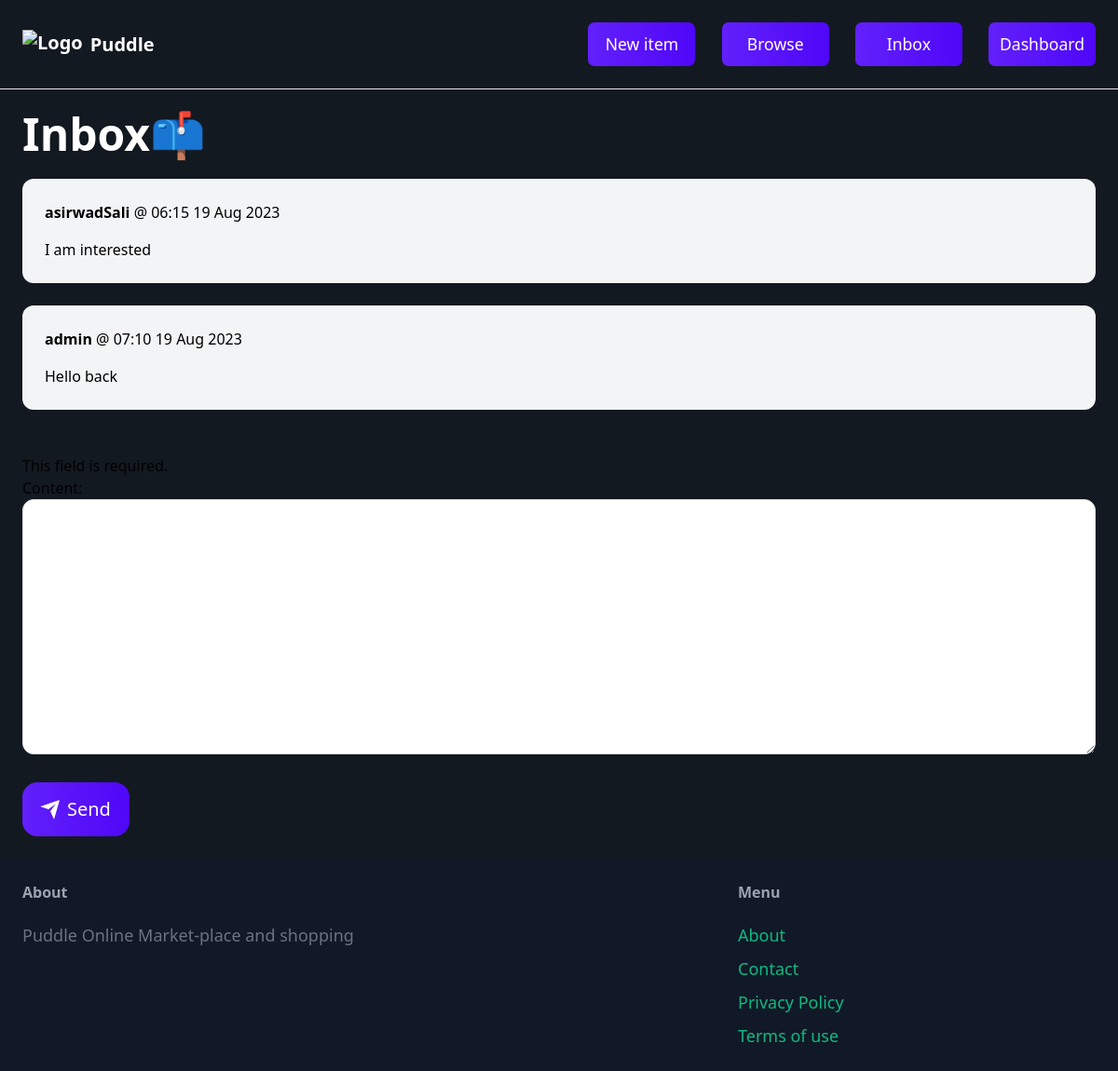
Screenshot of /inbox/1/ (signed in) with the database file from the repository.
### conversation/models.py (models this page shows)
class ConversationMessage(models.Model):
    conversation = models.ForeignKey(Conversation, related_name='messages', on_delete=models.CASCADE)
    content = models.TextField()
    created_at = models.DateTimeField(auto_now_add=True)
    created_by = models.ForeignKey(User, related_name='created_messages', on_delete=models.CASCADE)

### conversation/views.py (the view)
# urls.py: path('<int:pk>/', views.message_detail, name='message_detail'),
@login_required
def message_detail(request, pk):
    conversation = Conversation.objects.filter(members__in=[request.user.id]).get(pk=pk)
    if request.method == "POST":
        form = ConversationMessageForm(request.POST)
        if form.is_valid():
            conversation_message = form.save(commit=False)
            conversation_message.conversation = conversation
            conversation_message.created_by = request.user
            conversation_message.save()
            conversation.save()
            return redirect('conversation:message_detail', pk=pk)
    else:
        form = ConversationMessageForm(request.POST)
    return render(request, 'conversation/message_detail.html', {
        'conversation': conversation,
        'form' : form,
    })

### conversation/forms.py
class ConversationMessageForm(forms.ModelForm):
    class Meta:
        model = ConversationMessage
        fields = ('content',)
        widgets = {
            'content': forms.Textarea(attrs={
                'class': 'w-full py-4 px-6 rounded-xl border'
            })
        }

### conversation/templates/conversation/message_detail.html (shortened to what this page needs)
{% extends 'core/base.html' %}
{% load static %}
{% block content %}
<html>
    <head>
        <link rel="stylesheet" type="text/css" href="{% static 'css/message_detail.css' %}">
    </head>
    <body>
        <h1 class="mb-6 text-5xl text-white font-semibold">Inbox📫</h1>
        {% for message in conversation.messages.all %}
            <div class="p-6  flex {% if message.created_by == request.user %} bg-blue-100 {% else %} bg-gray-100 {% endif %} rounded-xl">
                <div>
                    <p class="mb-4">
                        <strong>{{ message.created_by.username }}</strong>  @
                        {{ message.created_at|date:"H:i d M Y"}}
                    </p>
                    <p> {{ message.content }} </p>
                </div>
            </div>
            <br>
        {% endfor %}
        <form method="POST" action="." class="mt-6">
            {{ form.as_p }}<br>
            <button class="send-button">
                <div class="svg-wrapper-1">
                  <div class="svg-wrapper">
                    <svg height="24" width="24" viewBox="0 0 24 24" xmlns="http://www.w3.org/2000/svg">
                      <path d="M0 0h24v24H0z" fill="none"></path>
                      <path d="M1.946 9.315c-.522-.174-.527-.455.01-.634l19.087-6.362c.529-.176.832.12.684.638l-5.454 19.086c-.15.529-.455.547-.679.045L12 14l6-8-8 6-8.054-2.685z" fill="currentColor"></path>
                    </svg>
                  </div>
                </div>
                <span>Send</span>
            </button>
        </form>
    </body>
</html>
{% endblock %}

### core/static/css/base.css (style rules this page uses)
body { background-color: #131921; }

### core/static/css/message_detail.css (style rules this page uses)
.send-button { font-family: inherit; font-size: 20px; background-image: linear-gradient(90deg,#6220fb,#4f07f8); color: white; padding: 0.7em 1em; padding-left: 0.9em; display: flex; align-items: center; border: none; border-radius: 16px; overflow: hidden; transition: all 0.2s; }
.send-button span { display: block; margin-left: 0.3em; transition: all 0.3s ease-in-out; }
.send-button svg { display: block; transform-origin: center center; transition: transform 0.3s ease-in-out; }

### rows the page displays
ConversationMessage: created_by.username "asirwadSali", created_at "06:15 19 Aug 2023", content "I am interested"
ConversationMessage: created_by.username "admin", created_at "07:10 19 Aug 2023", content "Hello back"
